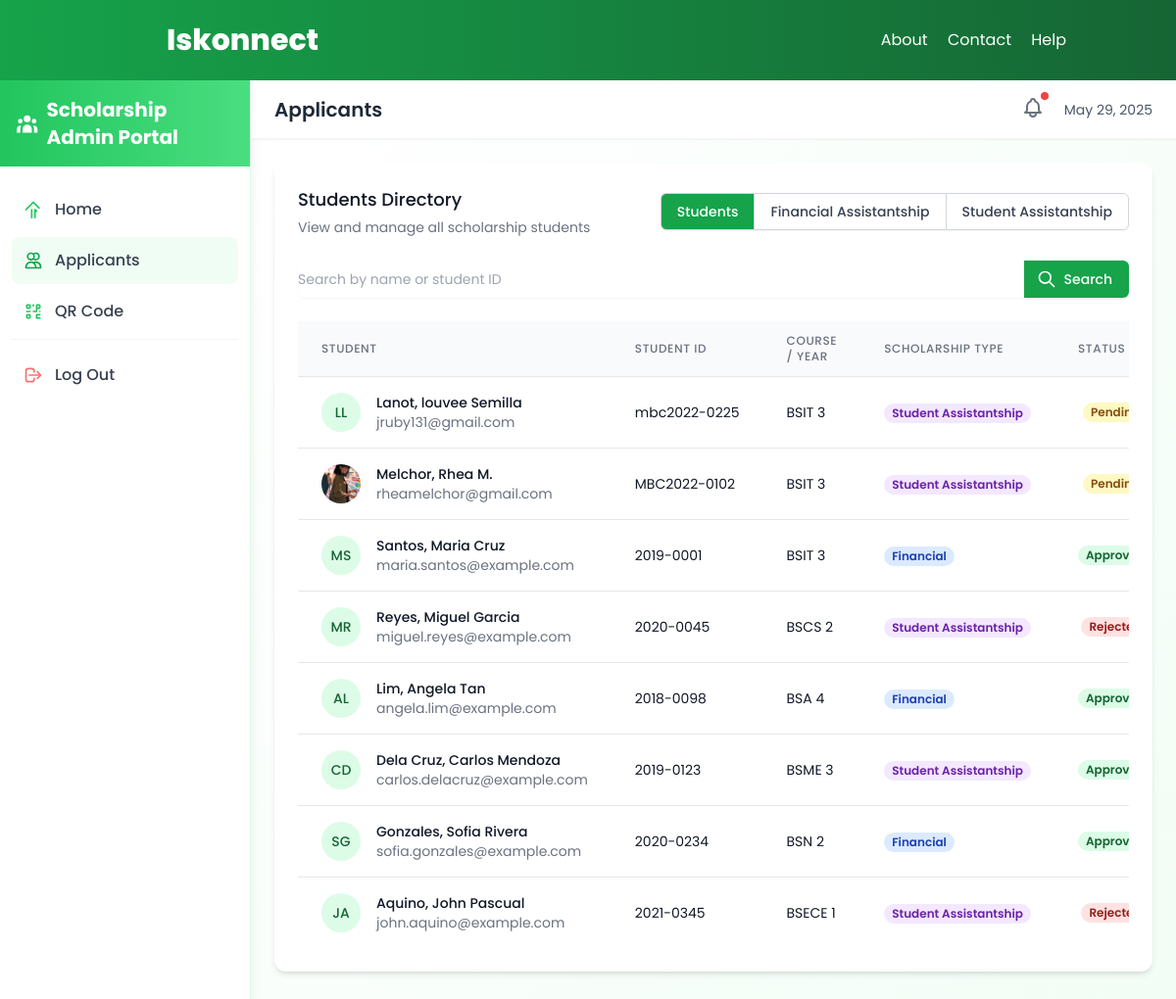
Page /ched/students.php (signed in) on the committed database.
### tables this page shows
CREATE TABLE `students` (
  `id` int(11) NOT NULL,
  `scholarship_type` varchar(50) DEFAULT NULL,
  `last_name` varchar(100) DEFAULT NULL,
  `first_name` varchar(100) DEFAULT NULL,
  `middle_name` varchar(100) DEFAULT NULL,
  `course_yr` varchar(50) DEFAULT NULL,
  `civil_status` varchar(50) DEFAULT NULL,
  `photo` varchar(255) DEFAULT NULL,
  `gender` varchar(10) DEFAULT NULL,
  `date_of_birth` date DEFAULT NULL,
  `place_of_birth` varchar(100) DEFAULT NULL,
  `student_id` varchar(50) DEFAULT NULL,
  `address` varchar(255) DEFAULT NULL,
  `residence_type` varchar(50) DEFAULT NULL,
  `guardian_name` varchar(100) DEFAULT NULL,
  `telephone` varchar(50) DEFAULT NULL,
  `religion` varchar(50) DEFAULT NULL,
  `existing_scholarship` varchar(100) DEFAULT NULL,
  `mobile` varchar(50) DEFAULT NULL,
  `email` varchar(100) DEFAULT NULL,
  `is_pwd` varchar(5) DEFAULT NULL,
  `disability_type` varchar(100) DEFAULT NULL,
  `parent_status` varchar(50) DEFAULT NULL,
  `father_name` varchar(100) DEFAULT NULL,
  `father_age` int(3) DEFAULT NULL,
  `father_address` varchar(255) DEFAULT NULL,
  `father_tel` varchar(50) DEFAULT NULL,
  `father_mobile` varchar(50) DEFAULT NULL,
  `father_email` varchar(100) DEFAULT NULL,
  `father_occupation` varchar(100) DEFAULT NULL,
  `father_company` varchar(100) DEFAULT NULL,
  `father_income` decimal(10,2) DEFAULT NULL,
  `father_years_service` int(3) DEFAULT NULL,
  `father_education` varchar(100) DEFAULT NULL,
  `father_school` varchar(100) DEFAULT NULL,
  `father_unemployment_reason` text DEFAULT NULL,
  `mother_name` varchar(100) DEFAULT NULL,
  `mother_age` int(3) DEFAULT NULL,
  `mother_address` varchar(255) DEFAULT NULL,
  `mother_tel` varchar(50) DEFAULT NULL,
  `mother_mobile` varchar(50) DEFAULT NULL,
  `mother_email` varchar(100) DEFAULT NULL,
  `mother_occupation` varchar(100) DEFAULT NULL,
  `mother_company` varchar(100) DEFAULT NULL,
  `mother_income` decimal(10,2) DEFAULT NULL,
  `mother_years_service` int(3) DEFAULT NULL,
  `mother_education` varchar(100) DEFAULT NULL,
  `mother_school` varchar(100) DEFAULT NULL,
  `mother_unemployment_reason` text DEFAULT NULL,
  `working_siblings` int(3) DEFAULT NULL,
  `studying_siblings` int(3) DEFAULT NULL,
  `total_siblings` int(3) DEFAULT NULL,
  `house_rental` decimal(10,2) DEFAULT NULL,
  `food_grocery` decimal(10,2) DEFAULT NULL,
  `car_loan` decimal(10,2) DEFAULT NULL,
  `other_loan` decimal(10,2) DEFAULT NULL,
  `school_bus` decimal(10,2) DEFAULT NULL,
  `transportation` decimal(10,2) DEFAULT NULL,
  `education_plan` decimal(10,2) DEFAULT NULL,
  `insurance_policy` decimal(10,2) DEFAULT NULL,
  `health_insurance` decimal(10,2) DEFAULT NULL,
  `govt_loans` decimal(10,2) DEFAULT NULL,
  `clothing` decimal(10,2) DEFAULT NULL,
  `utilities` decimal(10,2) DEFAULT NULL,
  `communication` decimal(10,2) DEFAULT NULL,
  `helper_count` int(3) DEFAULT NULL,
  `helper_expense` decimal(10,2) DEFAULT NULL,
  `driver_count` int(3) DEFAULT NULL,
  `driver_expense` decimal(10,2) DEFAULT NULL,
  `medicines` decimal(10,2) DEFAULT NULL,
  `doctors_fee` decimal(10,2) DEFAULT NULL,
  `hospitalization` decimal(10,2) DEFAULT NULL,
  `recreation` decimal(10,2) DEFAULT NULL,
  `other_monthly_expenses` decimal(10,2) DEFAULT NULL,
  `total_monthly_expenses` decimal(10,2) DEFAULT NULL,
  `annual_monthly_expenses` decimal(10,2) DEFAULT NULL,
  `tuition` decimal(10,2) DEFAULT NULL,
  `withholding_tax` decimal(10,2) DEFAULT NULL,
  `govt_contributions` decimal(10,2) DEFAULT NULL,
  `other_annual_expenses` decimal(10,2) DEFAULT NULL,
  `annual_expenses_subtotal` decimal(10,2) DEFAULT NULL,
  `total_annual_expenses` decimal(10,2) DEFAULT NULL,
  `parents_annual_pay` decimal(10,2) DEFAULT NULL,
  `siblings_annual_pay` decimal(10,2) DEFAULT NULL,
  `business_income` decimal(10,2) DEFAULT NULL,
  `land_rental_income` decimal(10,2) DEFAULT NULL,
  `property_rental_income` decimal(10,2) DEFAULT NULL,
  `pension_income` decimal(10,2) DEFAULT NULL,
  `commission_income` decimal(10,2) DEFAULT NULL,
  `relative_support` decimal(10,2) DEFAULT NULL,
  `bank_deposits` decimal(10,2) DEFAULT NULL,
  `other_income` decimal(10,2) DEFAULT NULL,
  `total_annual_income` decimal(10,2) DEFAULT NULL,
  `secondary_school` varchar(100) DEFAULT NULL,
  `school_location` varchar(100) DEFAULT NULL,
  `year_graduated` varchar(20) DEFAULT NULL,
  `general_average` varchar(20) DEFAULT NULL,
  `honors_awards` text DEFAULT NULL,
  `reference1_name` varchar(100) DEFAULT NULL,
  `reference1_relationship` varchar(50) DEFAULT NULL,
  `reference1_contact` varchar(50) DEFAULT NULL,
  `reference2_name` varchar(100) DEFAULT NULL,
  `reference2_relationship` varchar(50) DEFAULT NULL,
  `reference2_contact` varchar(50) DEFAULT NULL,
  `req_photo` tinyint(1) DEFAULT 0,
  `req_itr` tinyint(1) DEFAULT 0,
  `req_ofw` tinyint(1) DEFAULT 0,
  `req_grades` tinyint(1) DEFAULT 0,
  `req_moral` tinyint(1) DEFAULT 0,
  `req_letter` tinyint(1) DEFAULT 0,
  `req_schedule` tinyint(1) DEFAULT 0,
  `office_received` varchar(100) DEFAULT NULL,
  `office_screened` varchar(100) DEFAULT NULL,
  `office_remarks` text DEFAULT NULL,
  `status` varchar(20) DEFAULT 'Pending',
  `created_at` timestamp NOT NULL DEFAULT current_timestamp(),
  `updated_at` timestamp NOT NULL DEFAULT current_timestamp() ON UPDATE current_timestamp(),
  `batch_number` varchar(50) DEFAULT NULL,
  `batch_date` date DEFAULT NULL,
  `processed_by` varchar(100) DEFAULT NULL
);

### ched/students.php (the view, shortened to what the rows shown need)
<?php
include '../components/conn.php';
$query = "SELECT * FROM students";
$query .= " ORDER BY CASE WHEN status = 'Pending' THEN 0 ELSE 1 END, created_at DESC";
$result = mysqli_query($conn, $query);
?>
<?php include '../components/header.php'; ?>
<div class="flex h-screen bg-white overflow-hidden">
    <div class="w-64 bg-white border-r border-green-100 flex flex-col shadow-lg z-10 relative">
        <div class="p-4 mb-2 bg-gradient-to-r from-green-500 to-green-400 text-white">
            <div class="flex items-center justify-center">
                <h1 class="text-xl font-bold">Scholarship Admin Portal</h1>
            </div>
        </div>
    </div>
    <div class="flex-1 overflow-y-auto bg-gradient-to-br from-white to-green-50 relative">
        <div
            class="bg-white shadow-sm border-b border-gray-100 px-6 py-3 flex items-center justify-between sticky top-0 z-10">
            <div class="flex items-center">
                <h2 class="text-xl font-semibold text-gray-800">Applicants</h2>
            </div>
        </div>
        <div class="p-6 animate__animated animate__fadeIn">
            <div class="bg-white rounded-xl shadow-md overflow-hidden">
                <div class="p-6">
                    <?php if (isset($error)): ?>
                        <div class="bg-red-50 border-l-4 border-red-400 p-4 mb-6">
                            <div class="flex">
                                <div class="flex-shrink-0">
                                    <svg class="h-5 w-5 text-red-400" fill="none" stroke="currentColor" viewBox="0 0 24 24"
                                        xmlns="http://www.w3.org/2000/svg">
                                        <path stroke-linecap="round" stroke-linejoin="round" stroke-width="2"
                                            d="M12 8v4m0 4h.01M21 12a9 9 0 11-18 0 9 9 0 0118 0z"></path>
                                    </svg>
                                </div>
                                <div class="ml-3">
                                    <p class="text-sm text-red-700">
                                        Error: <?php echo $error; ?>
                                    </p>
                                </div>
                            </div>
                        </div>
                    <?php else: ?>
                        <div class="overflow-x-auto">
                            <table class="min-w-full divide-y divide-gray-200">
                                <thead class="bg-gray-50">
                                    <tr>
                                        <th scope="col"
                                            class="px-6 py-3 text-left text-xs font-medium text-gray-500 uppercase tracking-wider">
                                            Student</th>
                                        <th scope="col"
                                            class="px-6 py-3 text-left text-xs font-medium text-gray-500 uppercase tracking-wider">
                                            Student ID</th>
                                        <th scope="col"
                                            class="px-6 py-3 text-left text-xs font-medium text-gray-500 uppercase tracking-wider">
                                            Course / Year</th>
                                        <th scope="col"
                                            class="px-6 py-3 text-left text-xs font-medium text-gray-500 uppercase tracking-wider">
                                            Scholarship Type</th>
                                        <th scope="col"
                                            class="px-6 py-3 text-left text-xs font-medium text-gray-500 uppercase tracking-wider">
                                            Status</th>
                                    </tr>
                                </thead>
                                <tbody class="bg-white divide-y divide-gray-200">
                                    <?php while ($row = mysqli_fetch_assoc($result)): ?>
                                        <tr class="hover:bg-gray-50">
                                            <td class="px-6 py-4 whitespace-nowrap">
                                                <div class="flex items-center">
                                                    <div class="flex-shrink-0 h-10 w-10">
                                                        <?php if (!empty($row['photo'])): ?>
                                                            <img class="h-10 w-10 rounded-full object-cover"
                                                                src="<?php echo htmlspecialchars('../uploads/' . $row['photo']); ?>"
                                                                alt="">
                                                        <?php else: ?>
                                                            <div
                                                                class="h-10 w-10 rounded-full bg-green-100 flex items-center justify-center">
                                                                <span class="text-green-800 font-medium text-sm">
                                                                    <?php echo strtoupper(substr($row['first_name'], 0, 1) . substr($row['last_name'], 0, 1)); ?>
                                                                </span>
                                                            </div>
                                                        <?php endif; ?>
                                                    </div>
                                                    <div class="ml-4">
                                                        <div class="text-sm font-medium text-gray-900">
                                                            <?php echo htmlspecialchars($row['last_name'] . ', ' . $row['first_name'] . ' ' . $row['middle_name']); ?>
                                                        </div>
                                                        <div class="text-sm text-gray-500">
                                                            <?php echo htmlspecialchars($row['email']); ?>
                                                        </div>
                                                    </div>
                                                </div>
                                            </td>
                                            <td class="px-6 py-4 whitespace-nowrap">
                                                <div class="text-sm text-gray-900">
                                                    <?php echo htmlspecialchars($row['student_id']); ?></div>
                                            </td>
                                            <td class="px-6 py-4 whitespace-nowrap">
                                                <div class="text-sm text-gray-900">
                                                    <?php echo htmlspecialchars($row['course_yr']); ?></div>
                                            </td>
                                            <td class="px-6 py-4 whitespace-nowrap">
                                                <?php if ($row['scholarship_type'] == 'Financial Assistantship'): ?>
                                                    <span
                                                        class="px-2 inline-flex text-xs leading-5 font-semibold rounded-full bg-blue-100 text-blue-800">
                                                        Financial
                                                    </span>
                                                <?php else: ?>
                                                    <span
                                                        class="px-2 inline-flex text-xs leading-5 font-semibold rounded-full bg-purple-100 text-purple-800">
                                                        Student Assistantship
                                                    </span>
                                                <?php endif; ?>
                                            </td>
                                            <td class="px-6 py-4 whitespace-nowrap">
                                                <?php
                                                switch ($row['status']) {
                                                    case 'Approved':
                                                        echo '<div class="flex justify-center"><span class="px-2 inline-flex text-xs leading-5 font-semibold rounded-full bg-green-100 text-green-800">Approved</span></div>';
                                                        break;
                                                    case 'Rejected':
                                                        echo '<div class="flex justify-center"><span class="px-2 inline-flex text-xs leading-5 font-semibold rounded-full bg-red-100 text-red-800">Rejected</span></div>';
                                                        break;
                                                    case 'Pending':
                                                    default:
                                                        echo '<div class="flex justify-center"><span class="px-2 inline-flex text-xs leading-5 font-semibold rounded-full bg-yellow-100 text-yellow-800">Pending</span></div>';
                                                }
                                                ?>
                                            </td>
                                        </tr>
                                    <?php endwhile; ?>
                                </tbody>
                            </table>
                        </div>
                    <?php endif; ?>
                </div>
            </div>
        </div>
    </div>
</div>
<?php include '../components/footer.php'; ?>

### rows in the picture
students: first_name+last_name "LL", last_name+first_name+middle_name "Lanot, louvee Semilla", email "jruby131@gmail.com", student "mbc2022-0225", course_yr "BSIT 3", shows "Student Assistantship", status "Pending"
students: photo (picture), last_name+first_name+middle_name "Melchor, Rhea M.", email "rheamelchor@gmail.com", student "MBC2022-0102", course_yr "BSIT 3", shows "Student Assistantship", status "Pending"
students: first_name+last_name "MS", last_name+first_name+middle_name "Santos, Maria Cruz", email "maria.santos@example.com", student "2019-0001", course_yr "BSIT 3", shows "Financial", status "Approved"
students: first_name+last_name "MR", last_name+first_name+middle_name "Reyes, Miguel Garcia", email "miguel.reyes@example.com", student "2020-0045", course_yr "BSCS 2", shows "Student Assistantship", status "Rejected"
students: first_name+last_name "AL", last_name+first_name+middle_name "Lim, Angela Tan", email "angela.lim@example.com", student "2018-0098", course_yr "BSA 4", shows "Financial", status "Approved"
students: first_name+last_name "CD", last_name+first_name+middle_name "Dela Cruz, Carlos Mendoza", email "carlos.delacruz@example.com", student "2019-0123", course_yr "BSME 3", shows "Student Assistantship", status "Approved"
students: first_name+last_name "SG", last_name+first_name+middle_name "Gonzales, Sofia Rivera", email "sofia.gonzales@example.com", student "2020-0234", course_yr "BSN 2", shows "Financial", status "Approved"
students: first_name+last_name "JA", last_name+first_name+middle_name "Aquino, John Pascual", email "john.aquino@example.com", student "2021-0345", course_yr "BSECE 1", shows "Student Assistantship", status "Rejected"
